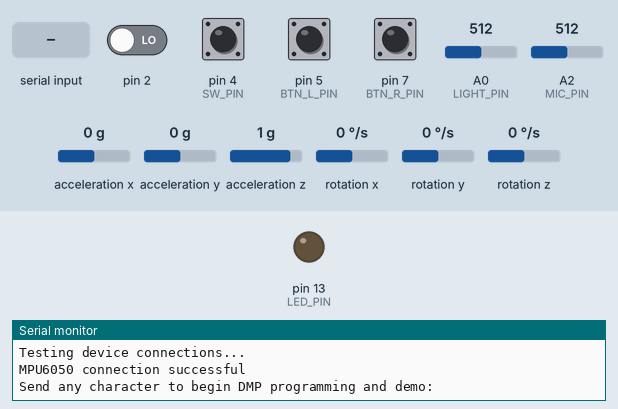
Simulated run of this sketch. Board: Arduino Uno, built with avr-gcc and run on an emulated ATmega328P. Parts: output pins drawn as LEDs (lit = HIGH), the last lines printed to the serial monitor. Dashed ring = blinking. The test bench sets the inputs (shaded band); at power-on: pin 2, pin 4 (SW_PIN), pin 5 (BTN_L_PIN), pin 7 (BTN_R_PIN) LOW, acceleration x 0 g, acceleration y 0 g, A0 (LIGHT_PIN) = 512, A2 (MIC_PIN) = 512, acceleration z 1 g, rotation x 0 °/s, rotation y 0 °/s, rotation z 0 °/s. The sensor or clock chip raises its interrupt line as the real part does.

Above: at 0.9 s.
1.0 s: "1" received over Serial
At 1.69 s:
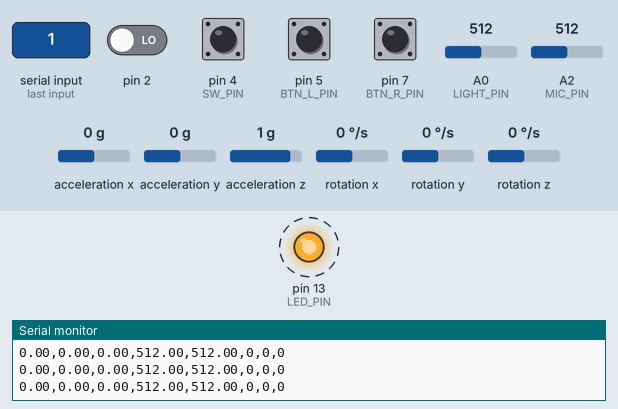
4.0 s: acceleration x set to 0.8 g
7.0 s: acceleration y set to -1.4 g
10.0 s: acceleration y set to 0 g
13.0 s: acceleration x set to 0 g
16.0 s: acceleration x set to -1.4 g
Timing chart, 0 to 20.0 s (numbered marks = the images above; inputs shaded):
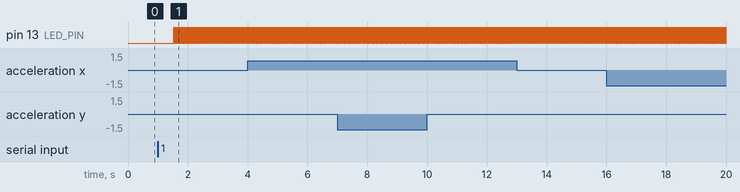

The sketch:

starfire.ino
```cpp
/* How to wire up the Arduino (other than obvious power connections):
 *   Arduino Pin    Sensor Pin
 *     A5             MPU-SCL
 *     A4             MPU-SDA
 *     D2             MPU-INT
 *
 *     D0 (RX)        BLU-TX
 *     D1 (TX)        BLU-RX
 *
 *     A0             LIGHT
 *
 *     D5             BTN-L
 *     D7             BTN-R
 *
 *     D4             SW
 *
 *     A2             MIC
 *
 */


// import libraries
#include "I2Cdev.h"
#include "MPU6050_6Axis_MotionApps20.h"
#include "Wire.h"


// set pin numbers
#define LED_PIN   13
#define LIGHT_PIN A0
#define MIC_PIN   A2
#define BTN_R_PIN  7
#define BTN_L_PIN  5
#define SW_PIN     4


// Sensor Variables
//---------------------------------------------------------------------
// [w, x, y, z] quaternion container
Quaternion q;
// [x, y, z] gravity vector
VectorFloat g;
// [yaw, pitch, roll] yaw, pitch, roll container
float ypr[3];

// light sensor reading
float light = 1023;
// microphone reading
float sound = 0;
// left button reading
bool btn_l = false;
// right button reading
bool btn_r = false;
// switch reading
bool sw = false;
// blink state of LED for indicating status
bool blink_state = false;


// MPU control/status variables
//---------------------------------------------------------------------
// the actual MPU
MPU6050 mpu;
// set true if DMP init was successful
bool dmp_ready = false;
// holds actual interrupt status byte from MPU
uint8_t mpu_int_status;
// return status after each device operation (0 = success, !0 = error)
uint8_t dev_status;
// expected DMP packet size (default is 42 bytes)
uint16_t packet_size;
// count of all bytes currently in FIFO
uint16_t fifo_count;
// FIFO storage buffer
uint8_t fifo_buffer[64];
// indicates whether MPU interrupt pin has gone high
volatile bool mpu_interrupt = false;


// Interrupt Detection Scheme
//---------------------------------------------------------------------
void dmp_data_ready() {
  mpu_interrupt = true;
}
```

Loop.ino
```cpp
/* Notes:
 *
 */


void loop() {
  // if setup failed, don't try to do anything
  if (!dmp_ready) return;

  // wait for MPU interrupt or extra packet(s) available
  while (!mpu_interrupt && fifo_count < packet_size) {
    // read from other (non interrupt) sensors
    light = analogRead(LIGHT_PIN);
    sound = analogRead(MIC_PIN);
    btn_l = (digitalRead(BTN_L_PIN) == HIGH);
    btn_r = (digitalRead(BTN_R_PIN) == HIGH);
    sw    = (digitalRead(SW_PIN) == HIGH);
  }

  // reset interrupt flag and get INT_STATUS byte
  mpu_interrupt = false;
  mpu_int_status = mpu.getIntStatus();

  // get current FIFO count
  fifo_count = mpu.getFIFOCount();

  // check for overflow (should never happen unless code is inefficient)
  if ((mpu_int_status & 0x10) || fifo_count == 1024) {
    // reset so we can continue cleanly
    mpu.resetFIFO();
    Serial.println(F("FIFO overflow!"));

    // otherwise, check for DMP data ready interrupt
    //  (this should happen frequently)
  } else if (mpu_int_status & 0x02) {
    // wait for correct available data length, should be a very short wait
    while (fifo_count < packet_size) fifo_count = mpu.getFIFOCount();

    // read a packet from FIFO
    mpu.getFIFOBytes(fifo_buffer, packet_size);

    // track FIFO count here in case there is > 1 packet available
    // (this lets us immediately read more without waiting for interrupt)
    fifo_count -= packet_size;

    // calculate motion
    mpu.dmpGetQuaternion(&q, fifo_buffer);
    mpu.dmpGetGravity(&g, &q);
    mpu.dmpGetYawPitchRoll(ypr, &q, &g);

    // write yaw, pitch, roll angles in degrees
    Serial.print(ypr[0] * 180/M_PI);
    Serial.print(",");
    Serial.print(ypr[1] * 180/M_PI);
    Serial.print(",");
    Serial.print(ypr[2] * 180/M_PI);

    // write other sensor and button readings
    Serial.print(",");
    Serial.print(light);
    Serial.print(",");
    Serial.print(sound);
    Serial.print(",");
    Serial.print(btn_l);
    Serial.print(",");
    Serial.print(btn_r);
    Serial.print(",");
    Serial.print(sw);
    Serial.println();

    // blink LED to indicate activity
    blink_state = !blink_state;
    digitalWrite(LED_PIN, blink_state);
  }
}
```

Setup.ino
```cpp
/* Notes:
 *
 */


void setup() {
  // join I2C bus (I2Cdev library doesn't do this automatically)
  Wire.begin();

  // open serial port at 115200 baud
  Serial.begin(115200);

  // initialize mpu device
  Serial.println(F("Initializing I2C devices..."));
  mpu.initialize();

  // verify connection
  Serial.println(F("Testing device connections..."));
  Serial.println(mpu.testConnection() ?
    F("MPU6050 connection successful") : F("MPU6050 connection failed"));

  // wait for ready
  Serial.println(F("\nSend any character to begin DMP programming and demo: "));
  // empty buffer
  while (Serial.available () && Serial.read());
  // wait for data
  while (!Serial.available ());
  // empty buffer again
  while (Serial.available () && Serial.read());

  // load and configure the DMP
  Serial.println(F("Initializing DMP..."));
  dev_status = mpu.dmpInitialize();

  // make sure it worked (returns 0 if so)
  if (dev_status == 0) {
    // turn on the DMP, now that it's ready
    Serial.println(F("Enabling DMP..."));
    mpu.setDMPEnabled(true);

    // enable Arduino interrupt detection
    Serial.println(
      F("Enabling interrupt detection (Arduino external interrupt 0)..."));
    attachInterrupt(0, dmp_data_ready, RISING);
    mpu_int_status = mpu.getIntStatus();

    // set our DMP Ready flag so the main loop() function knows
    //   it's okay to use it
    Serial.println(F("DMP ready! Waiting for first interrupt..."));
    dmp_ready = true;

    // get expected DMP packet size for later comparison
    packet_size = mpu.dmpGetFIFOPacketSize();
  } else {
    // ERROR!
    // 1 = initial memory load failed
    // 2 = DMP configuration updates failed
    // (if it's going to break, usually the code will be 1)
    Serial.print(F("DMP Initialization failed (code "));
    Serial.print(dev_status);
    Serial.println(F(")"));
  }

  // configure LED for output
  pinMode(LED_PIN, OUTPUT);
}
```

Measured:
- after the input at 1.0 s, pin 13 (LED_PIN): alternates HIGH for 0.01 s and LOW for 0.01 s, starting after 0.52 s
